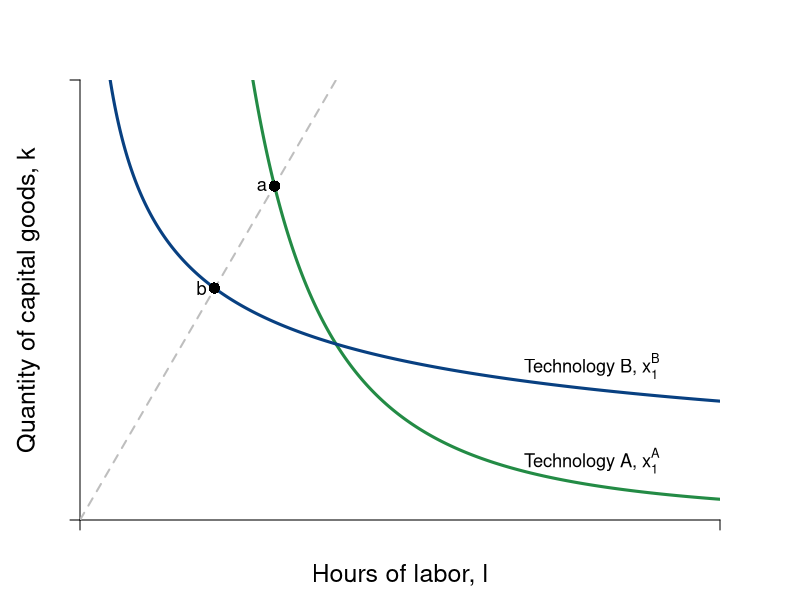

Write R code to recreate this figure.
#Graph Designer: Simon Halliday
#Authors: Bowles, Foley and Halliday
#Title: Coordination, Conflict and Competition: A Text in Microeconomics

library(shape)
pdf(file = "specprodexch/techvariables1.pdf", width = 8, height = 6)

#Set parameters for graphics
axislabelsize <- 1.5
labelsize <- 1.1
graphlinewidth <- 3
segmentlinewidth <- 2

COL <- c("#7fc97f", "#beaed4", "#fdc086", "#ffff99", "#386cb0", "#f0027f", "#bf5b17", "#666666")
COLA <- c("#e0f3db", "#99d8c9","#66c2a4","#41ae76", "#238b45", "#005824")
COLB <- c("#c6dbef", "#4eb3d3", "#2b8cbe", "#0868ac","#084081")

#Edited the margins to cater for the larger LHS labels
par(mar =  c(4, 4, 4, 4))

uFn <- function(x, y, alpha = 0.7){
  (x^alpha)*(y^(1 - alpha))
}

isoA <- function(l, alpha = 0.7, xbar = 4) {
  (xbar / l^alpha)^(1/(1 - alpha))
}

trsline <- function(x, constant = 10, slope = 4){
  constant - (slope)*x
}

ff <- function(x, c = 12, s = 1/3){
  c - s*x
}

xlims <- c(0, 10)
ylims <- c(0, 10)

npts <- 501 
x <- seq(xlims[1], xlims[2], length.out = npts)
y <- seq(ylims[1], ylims[2], length.out = npts) 
a <- c(2, 4, 6)

plot(0, 0, xlim = xlims, ylim = ylims, type = "n",
     xlab = expression(paste("")),
     ylab = expression(paste("")), 
     xaxt = "n", 
     yaxt = "n", 
     cex.lab = axislabelsize, 
     bty = "n", 
     xaxs="i", 
     yaxs="i"
)


# ticksy <- seq(from = 0, to = ylims[2], by = 1)
# ylabels <- seq(from = 0, to = ylims[2], by = 1)
# ticksx <- seq(from = 0, to = xlims[2], by = 1)
# xlabels <- seq(from = 0, to = xlims[2], by = 1)
ticksy <- c(ylims[1],  ylims[2])
ylabels <- c(NA, NA)
ticksx <- c(xlims[1], xlims[2])
xlabels <- c(NA, NA)

axis(1, at = ticksx, pos = 0, labels = xlabels)
axis(2, at = ticksy, pos = 0, labels = ylabels, las = 1)

npts <- 500 
xx1 <- seq(xlims[1], xlims[2], length.out = npts)
xx2 <- seq(0, xlims[2], length.out = npts)
xx3 <- seq(1.5, 2.5, length.out = npts)
xx4 <- seq(3, 5, length.out = npts)
xx5 <- seq(7, 9, length.out = npts)

#Draw the graphs
lines(xx1, isoA(xx1, alpha = 0.7, xbar = 4), col = COLA[5], lwd = graphlinewidth)
lines(xx1, isoA(xx1, alpha = 0.3, xbar = 4), col = COLB[5], lwd = graphlinewidth)
#lines(xx1, ff(xx1, c = 9, s = 1.34), col = COL[3], lwd = graphlinewidth)
# lines(xx3, trsline(xx3, constant = 16), col = "gray", lty = 2, lwd = graphlinewidth)
# lines(xx4, trsline(xx4, constant = 8, slope = 1), col = "gray", lty = 2, lwd = graphlinewidth)
# lines(xx5, trsline(xx5, constant = 4, slope = 0.25), col = "gray", lty = 2, lwd = graphlinewidth)
#lines(xx4, mcline(xx4, constant = totalcost(x = 3, c0 = 2, c1 = 0.05, c2 = 0.05) - 3*marginalcost(x = 3, c1 = 0.05, c2 = 0.05), slope = marginalcost(x = 3, c1 = 0.05, c2 = 0.05)), col = "gray", lty = 2, lwd = graphlinewidth)



#Label the feasible frontier
# text(3.2, 1, expression("Feasible Frontier"), cex = labelsize)
# text(3.2, 0.5, expression("(production possibilities frontier)"), cex = labelsize)
# Arrows(4.35, 0.95, 8.1, 0.95, col = "black", lty = 1, lwd = 2, arr.type = "triangle", arr.lwd = 0.5)

#Axis labels
mtext(expression(paste("Hours of labor, ", l)), side = 1, line = 2.5, cex = axislabelsize)
text(-0.8, 5, expression(paste("Quantity of capital goods, ", k)), xpd = TRUE, cex = axislabelsize, srt = 90) 


# contour(x, y, 
#         outer(x, y, uFn),
#         drawlabels = FALSE,
#         col = COLB[3],
#         lwd = graphlinewidth,
#         levels = a, 
#         xaxs="i", 
#         yaxs="i", 
#         add = TRUE)


#Label the indifference curves
text(8, 1.35, expression(paste("Technology A, ", x[1]^A)), cex = labelsize)
text(8, 3.5, expression(paste("Technology B, ", x[1]^B)), cex = labelsize)

# text(8, 4, expression(paste(trs(l,k) == frac(2,8), phantom() == 0.25)), cex = labelsize)
# Arrows(8, 3.6, 8, 2.4, col = "black", lty = 1, lwd = 2, arr.type = "triangle", arr.lwd = 0.5)
# 
# text(4, 6, expression(paste(trs(l,k) == frac(4,4), phantom()==1)), cex = labelsize)
# Arrows(4, 5.6, 4, 4.4, col = "black", lty = 1, lwd = 2, arr.type = "triangle", arr.lwd = 0.5)
# 
# text(4, 8, expression(paste(trs(l,k) == frac(8,2), phantom() == 4)), cex = labelsize)
# Arrows(3.05, 8, 2.3, 8, col = "black", lty = 1, lwd = 2, arr.type = "triangle", arr.lwd = 0.5)


#Label feasible and infeasible
#text(8, 9, expression(paste(trs(l,k) == frac(x[l], x[k]), phantom() == frac(mp[l], mp[k]), phantom() == -frac(dk,dl))), cex = labelsize)
#text(3, 2.5, expression(paste("with plan ", (list(x, l, k)) )), cex = labelsize)

# text(8, 8.5, expression(paste("Production set:")), cex = labelsize)
# text(8, 8, expression(paste(x = bar(x), " feasible")), cex = labelsize)
# text(8, 7.5, expression(paste("with plan ", (list(x, l, k)) )), cex = labelsize)

#text(9.5, 3.15, expression(u[2]^A), cex = labelsize)
#text(9.5, 5.85, expression(u[3]^A), cex = labelsize)


segments(0, 0, 4, ylims[2], lty = 2, col = "gray" , lwd = segmentlinewidth)

# segments(0, 8, 2.9705, 8, lty = 2, col = "gray" , lwd = segmentlinewidth)
#segments(2.9705, 0, 2.9705, 8, lty = 2, col = "gray" , lwd = segmentlinewidth)
# segments(2, 0, 2, 8, lty = 2, col = "gray" , lwd = segmentlinewidth)
# segments(4, 0, 4, 4, lty = 2, col = "gray" , lwd = segmentlinewidth)
# segments(0, 4, 4, 4, lty = 2, col = "gray" , lwd = segmentlinewidth)
# 
# 
# segments(8, 0, 8, 2, lty = 2, col = "gray" , lwd = segmentlinewidth)
# segments(0, 2, 8, 2, lty = 2, col = "gray" , lwd = segmentlinewidth)
# 
# segments(8, 0, 8,indiffA(x = 8)  , lty = 2, col = "gray" , lwd = segmentlinewidth)
# segments(0, indiffA(x = 8) , 8,indiffA(x = 8)  , lty = 2, col = "gray" , lwd = segmentlinewidth)

#Annotate points (4,4),(2,8),(8,2) on feasibility frontier
# text(4.2, 4.2, expression(paste(b)), cex = labelsize)
points(2.1, isoA(l = 2.1, alpha = 0.3, xbar = 4), pch = 16, col = "black", cex = 1.5)
text(2.1 - 0.2, isoA(l = 2.1, alpha = 0.3, xbar = 4), expression(paste(b)), cex = labelsize)


points(3.04, isoA(l = 3.04, alpha = 0.7, xbar = 4), pch = 16, col = "black", cex = 1.5)
text(3.04 - 0.2, isoA(l = 3.04, alpha = 0.7, xbar = 4), expression(paste(a)), cex = labelsize)

#points(4.8, indiffA(x = 4.8, alpha = 0.7), pch = 16, col = "black", cex = 1.5)


# text(7, 8, expression(paste("Lily's Utility: ", u^L*(list(x^L, y^L)) == (x^L)^{0.7}*(y^L)^{0.3})), cex = labelsize)
# text(7, 7, expression(paste("Peyton's Utility: ", u^P*(list(x^P, y^P)) == (x^P)^{0.5}*(y^P)^{0.5})), cex = labelsize)



dev.off()
